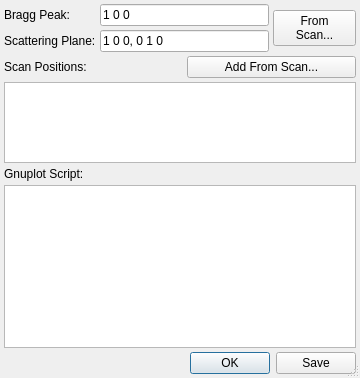
<?xml version="1.0" encoding="UTF-8"?>
<ui version="4.0">
 <class>ScanPosDlg</class>
 <widget class="QDialog" name="ScanPosDlg">
  <property name="geometry">
   <rect>
    <x>0</x>
    <y>0</y>
    <width>360</width>
    <height>378</height>
   </rect>
  </property>
  <property name="windowTitle">
   <string>Plot Scan Positions</string>
  </property>
  <property name="sizeGripEnabled">
   <bool>true</bool>
  </property>
  <layout class="QGridLayout" name="gridLayout">
   <property name="margin">
    <number>4</number>
   </property>
   <property name="spacing">
    <number>4</number>
   </property>
   <item row="0" column="0">
    <widget class="QLabel" name="label">
     <property name="text">
      <string>Bragg Peak:</string>
     </property>
    </widget>
   </item>
   <item row="0" column="1" colspan="2">
    <widget class="QLineEdit" name="editBragg">
     <property name="text">
      <string>1 0 0</string>
     </property>
    </widget>
   </item>
   <item row="0" column="3" rowspan="2">
    <widget class="QPushButton" name="btnFromScan">
     <property name="text">
      <string>From
Scan...</string>
     </property>
    </widget>
   </item>
   <item row="1" column="0">
    <widget class="QLabel" name="label_4">
     <property name="text">
      <string>Scattering Plane:</string>
     </property>
    </widget>
   </item>
   <item row="1" column="1" colspan="2">
    <widget class="QLineEdit" name="editPlane">
     <property name="text">
      <string>1 0 0, 0 1 0</string>
     </property>
    </widget>
   </item>
   <item row="2" column="0" colspan="2">
    <widget class="QLabel" name="label_2">
     <property name="text">
      <string>Scan Positions:</string>
     </property>
    </widget>
   </item>
   <item row="2" column="2" colspan="2">
    <widget class="QPushButton" name="btnAddFromScan">
     <property name="text">
      <string>Add From Scan...</string>
     </property>
    </widget>
   </item>
   <item row="3" column="0" colspan="4">
    <widget class="QPlainTextEdit" name="editPos">
     <property name="sizePolicy">
      <sizepolicy hsizetype="Expanding" vsizetype="Expanding">
       <horstretch>0</horstretch>
       <verstretch>1</verstretch>
      </sizepolicy>
     </property>
    </widget>
   </item>
   <item row="4" column="0" colspan="2">
    <widget class="QLabel" name="label_3">
     <property name="text">
      <string>Gnuplot Script:</string>
     </property>
    </widget>
   </item>
   <item row="5" column="0" colspan="4">
    <widget class="QPlainTextEdit" name="editScript">
     <property name="sizePolicy">
      <sizepolicy hsizetype="Expanding" vsizetype="Expanding">
       <horstretch>0</horstretch>
       <verstretch>2</verstretch>
      </sizepolicy>
     </property>
    </widget>
   </item>
   <item row="6" column="2" colspan="2">
    <widget class="QDialogButtonBox" name="buttonBox">
     <property name="orientation">
      <enum>Qt::Horizontal</enum>
     </property>
     <property name="standardButtons">
      <set>QDialogButtonBox::Ok|QDialogButtonBox::Save</set>
     </property>
    </widget>
   </item>
  </layout>
 </widget>
 <tabstops>
  <tabstop>editBragg</tabstop>
  <tabstop>editPlane</tabstop>
  <tabstop>btnFromScan</tabstop>
  <tabstop>btnAddFromScan</tabstop>
  <tabstop>editPos</tabstop>
  <tabstop>editScript</tabstop>
  <tabstop>buttonBox</tabstop>
 </tabstops>
 <resources/>
 <connections>
  <connection>
   <sender>buttonBox</sender>
   <signal>accepted()</signal>
   <receiver>ScanPosDlg</receiver>
   <slot>accept()</slot>
   <hints>
    <hint type="sourcelabel">
     <x>248</x>
     <y>254</y>
    </hint>
    <hint type="destinationlabel">
     <x>157</x>
     <y>274</y>
    </hint>
   </hints>
  </connection>
  <connection>
   <sender>buttonBox</sender>
   <signal>rejected()</signal>
   <receiver>ScanPosDlg</receiver>
   <slot>reject()</slot>
   <hints>
    <hint type="sourcelabel">
     <x>316</x>
     <y>260</y>
    </hint>
    <hint type="destinationlabel">
     <x>286</x>
     <y>274</y>
    </hint>
   </hints>
  </connection>
 </connections>
</ui>
